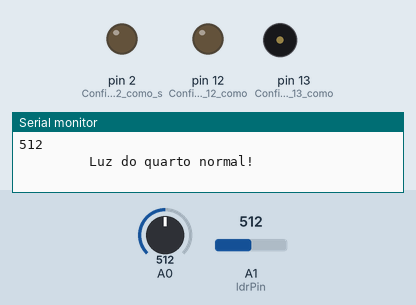
Bench run of a sketch on a simulated Arduino Uno, built with avr-gcc and run on an emulated ATmega328P. Parts: output pins drawn as LEDs (lit = HIGH), buzzer (waves = sounding), the last lines printed to the serial monitor. Dashed ring = blinking. The inputs (shaded band) are chosen by the test bench; at power-on: A1 (ldrPin) = 512, A0 = 512.

Above: at 1.3 s.
1.4 s: A1 (ldrPin) set to 413
3.3 s: A1 (ldrPin) set to 390
At 4.05 s:
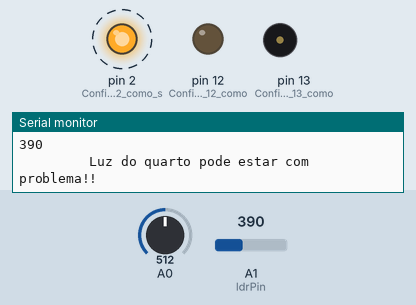
9.0 s: A0 set to 429
12.5 s: A0 set to 407
At 15.1 s:
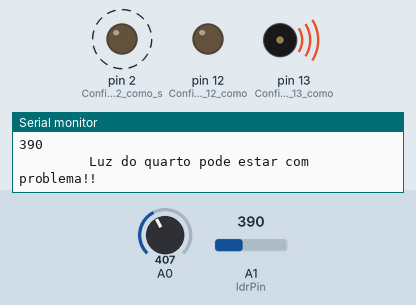
16.2 s: A0 set to 511
At 17.8 s:
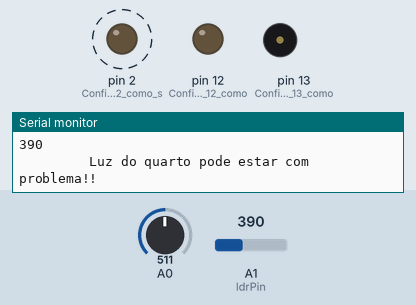
21.9 s: A1 (ldrPin) set to 410
At 22.4 s:
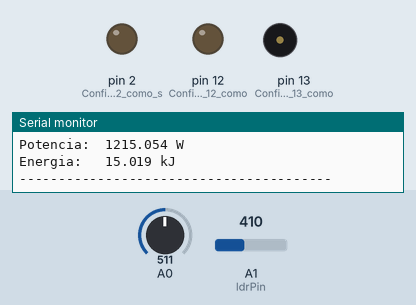
Timing chart, 0 to 24.4 s (numbered marks = the images above; inputs shaded):
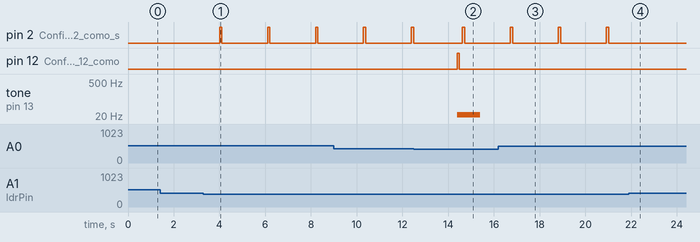

Measured:
- the behaviour switches between 401 and 400 on A1 (ldrPin) (found by bisection; images 0 and 1)
- the behaviour switches between 418 and 417 on A0 (found by bisection; images 1 and 2)
- after the input at 3.3 s, pin 2 (Configura_o_pino_2_como_s): alternates HIGH for 0.10 s and LOW for 2.0 s, starting after 0.70 s
- after the input at 12.5 s, pin 12 (Configura_o_pino_12_como): LOW → HIGH after 1.9 s, → LOW 0.10 s later; tone on pin 13 (Configura_o_pino_13_como): silent → 23 Hz after 1.9 s, → silent 1.0 s later
- after the input at 16.2 s, pin 12 (Configura_o_pino_12_como): stops changing and stays LOW; tone on pin 13 (Configura_o_pino_13_como): stops changing and stays silent
- after the input at 21.9 s, pin 2 (Configura_o_pino_2_como_s): stays LOW (without the input it goes to HIGH after 1.1 s)

The sketch:

HOMEGUARD.ino.ino
```cpp
#include <Wire.h>  // Biblioteca para Comunicação I2C (não utilizada no código atual, mas pode ser necessária para comunicação com dispositivos I2C)

// Parâmetros do sensor de temperatura
#define Vin 5.0       // Tensão de alimentação do circuito
#define T0 298.15     // Temperatura de referência em Kelvin (25 °C)
#define Rt 10000      // Resistor fixo no divisor de tensão (em ohms)
#define R0 10000      // Resistência do termistor a 25 °C (em ohms)
#define T1 273.15     // Temperatura de referência inferior em Kelvin (0 °C)
#define T2 373.15     // Temperatura de referência superior em Kelvin (100 °C)
#define RT1 35563     // Resistência do termistor em T1 (em ohms)
#define RT2 549       // Resistência do termistor em T2 (em ohms)

float beta = 0.0;          // Coeficiente beta do termistor
float Rinf = 0.0;          // Constante calculada do termistor
float TempKelvin = 0.0;    // Temperatura medida em Kelvin
float TempCelsius = 0.0;   // Temperatura medida em Celsius
float Vout = 0.0;          // Tensão de saída do divisor de tensão
float Rout = 0.0;          // Resistência calculada do termistor

// Sensor de luz
const int ldrPin = A1;     // Pino analógico conectado ao LDR

// Parâmetros do sensor de corrente
float tensaoAC = 220.000;  // Tensão da rede elétrica (em volts)
float correnteRms;         // Corrente RMS calculada (em amperes)
float potencia;            // Potência calculada (em watts)
float energia = 0;         // Energia acumulada (em kilojoules)
float sensibilidade = 0.100; // Sensibilidade do sensor de corrente

void setup() {
  Serial.begin(9600);      // Inicializa a comunicação serial a 9600 bps
  setupTempSensor();       // Configura o sensor de temperatura
  setupLightSensor();      // Configura o sensor de luz
  setupCurrentSensor();    // Configura o sensor de corrente
}

void loop() {
  readTempSensor();        // Lê e exibe dados do sensor de temperatura
  readLightSensor();       // Lê e exibe dados do sensor de luz
  readCurrentSensor();     // Lê e exibe dados do sensor de corrente
  delay(500);              // Aguarda 500 ms antes de repetir o loop
}

// Funções do sensor de temperatura
void setupTempSensor() {
  beta = (log(RT1 / RT2)) / ((1 / T1) - (1 / T2)); // Calcula o coeficiente beta
  Rinf = R0 * exp(-beta / T0);                    // Calcula a constante Rinf
  pinMode(13, OUTPUT);                            // Configura o pino 13 como saída (buzzer)
  pinMode(12, OUTPUT);                            // Configura o pino 12 como saída (LED)
  delay(100);                                     // Aguarda 100 ms
}

void readTempSensor() {
  Vout = Vin * ((float)(analogRead(0)) / 1024.0); // Lê a tensão analógica e converte para voltagem
  Rout = (Rt * Vout / (Vin - Vout));              // Calcula a resistência do termistor
  TempKelvin = (beta / log(Rout / Rinf));         // Converte a resistência para temperatura em Kelvin
  TempCelsius = TempKelvin - 273.15;             // Converte Kelvin para Celsius

  // Exibe as temperaturas no Monitor Serial
  Serial.print("Temperatura em Celsius: ");
  Serial.print(TempCelsius);
  Serial.print("                                                  Temperatura em Kelvin: ");
  Serial.println(TempKelvin);

  // Ativa o alarme se a temperatura exceder 33 °C
  if (TempCelsius > 33.00) {
    tone(13, 450 * pow(5.0, (constrain(int(TempCelsius), 35, 127) - 57) / 12.0), 1000); // Emite som proporcional à temperatura
    digitalWrite(12, HIGH); // Liga o LED
    delay(100);
    digitalWrite(12, LOW);  // Desliga o LED
    delay(100);
  } else {
    noTone(13);             // Desativa o som do buzzer
  }
}

// Funções do sensor de luz
void setupLightSensor() {
  pinMode(ldrPin, INPUT);   // Configura o pino do LDR como entrada
  pinMode(2, OUTPUT);       // Configura o pino 2 como saída (indicador de problema)
}

void readLightSensor() {
  int luminosidade = analogRead(ldrPin); // Lê o valor analógico do LDR

  // Verifica se a luz está adequada
  Serial.print(luminosidade);
  if (luminosidade > 400) {
    Serial.println("                                                     Luz do quarto normal!"); // Exibe mensagem de status normal
  } else {
    Serial.println("                                                     Luz do quarto pode estar com problema!!"); // Indica possível problema na iluminação
    digitalWrite(2, HIGH); // Liga o indicador de problema
    delay(100);
    digitalWrite(2, LOW);  // Desliga o indicador
    delay(100);
  }
}

// Funções do sensor de corrente elétrica
void setupCurrentSensor() {
  pinMode(A4, INPUT); // Configura o pino A4 como entrada para o sensor de corrente
}

void readCurrentSensor() {
  correnteRms = calculaCorrente(filtroDaMedia()); // Calcula a corrente RMS

  // Ignora leituras próximas de zero (ruído)
  if (correnteRms > 0.05) { // Ajuste 0.05 para o limiar adequado
    potencia = abs(correnteRms * tensaoAC);         // Calcula a potência elétrica
    energia += (potencia * 1.2 / 1000);             // Calcula a energia acumulada em kJ

    // Exibe os valores de corrente, potência e energia no Monitor Serial
    Serial.println("---- Leitura do Sensor de Corrente ----");
    Serial.print("Tensao:    ");
    Serial.print(tensaoAC, 3);
    Serial.println(" V");

    Serial.print("Corrente:  ");
    Serial.print(correnteRms, 3);
    Serial.println(" A");

    Serial.print("Potencia:  ");
    Serial.print(potencia, 3);
    Serial.println(" W");

    Serial.print("Energia:   ");
    Serial.print(energia, 3);
    Serial.println(" kJ");
    Serial.println("----------------------------------------");
  } else {
    Serial.println("Nenhum consumo detectado!");
  }
}

float calculaCorrente(int sinalSensor) {
  float corrente = (float)(sinalSensor) * (5.000) / (1023.000 * sensibilidade);
  return abs(corrente); // Garante que o valor seja sempre positivo
}

int filtroDaMedia() {
  long somaDasCorrentes = 0, mediaDasCorrentes;
  for (int i = 0; i < 1000; i++) {
    somaDasCorrentes += pow((analogRead(A1) - 509), 2); // Soma os valores quadrados para cálculo RMS
    delay(1); // Pequeno atraso para leitura
  }
  mediaDasCorrentes = sqrt(somaDasCorrentes / 1000); // Calcula a média quadrática
  if (mediaDasCorrentes == 1) // Remove ruído na leitura
    return 0;
  return mediaDasCorrentes;
}
```
